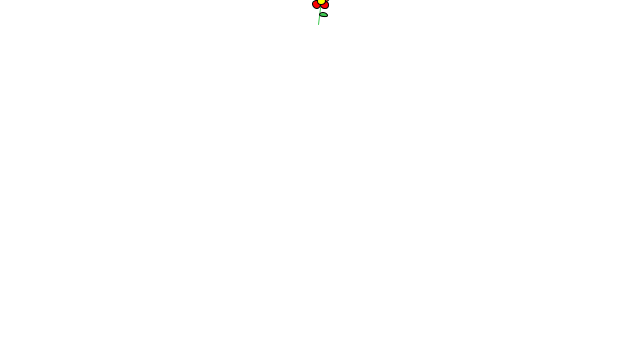
Frame 1 (no input)
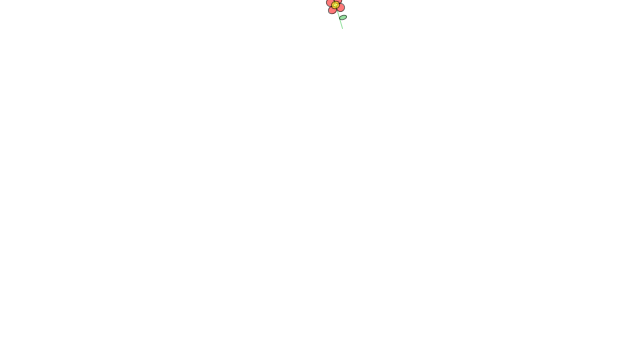
Frame 60 (the mouse pressed at the canvas centre just before this capture)
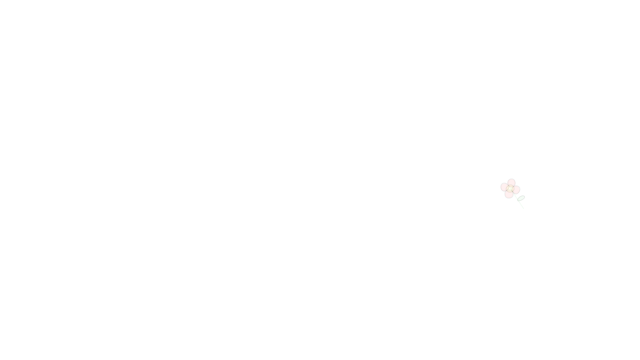
Frame 120 (the mouse held since frame 60 and released just before this capture)

The Processing sketch that drew these frames (run headless with seeded random() and noise(); from frame 60 on, the mouse is pressed at the canvas centre):

// Processing sketch: e_4_2_rotating_particle
// ── e_4_2_rotating_particle.pde
Particle p;

void setup() {
  size(640, 360);
  p = new Particle(new PVector(width/2, 10));
}

void draw() {
  background(255);
  //Operating the single Particle
  p.run();
  if (p.isDead()) {
    println("Particle dead!");
  }

  if (mousePressed) {
    p.wind.x = 0.09;
  } else {
    p.wind.x = 0;
  }
}



class Particle {
  PVector location;
  PVector velocity;
  PVector acceleration;
  PVector gravity;
  PVector wind;
  float lifespan;
  float angle;


  Particle(PVector l) {
    //For demonstration purposes we assign the Particle an initial velocity and constant acceleration.
    acceleration = new PVector();
    wind = new PVector();
    gravity = new PVector(0, 0.05);
    velocity = new PVector(random(-1, 1), random(-2, 0));
    location = l.copy();
    lifespan = 255.0;
  }


  void run() {
    acceleration.mult(0);
    applyForce(gravity);
    applyForce(wind);
    update();
    display();
  }

  void update() {
    velocity.add(acceleration);
    location.add(velocity);
    lifespan -= 2.0;
    angle += 0.1;
  }

  void display() {
    pushMatrix();
    translate(location.x, location.y);
    rotate(angle);
    stroke(255, 0, 0);
    noFill();
    rectMode(CENTER);
    //rect(0, 0, 16, 32);

    color flowerGreen = color(60, 200, 80, lifespan);
    color flowerPetal = color(255, 0, 0, lifespan);
    color flowerCenter = color(255, 255, 0, lifespan);

    stroke(flowerGreen);
    line(0, 16, 0, -8);

    stroke(0, lifespan);
    fill(flowerPetal);
    ellipse(-4, -12, 8, 8);
    ellipse(4, -12, 8, 8);
    ellipse(-4, -4, 8, 8);
    ellipse(4, -4, 8, 8);

    fill(flowerCenter);
    ellipse(0, -8, 8, 8);

    fill(flowerGreen);
    ellipse(4, 6, 8, 4);

    popMatrix();
  }

  void applyForce(PVector force) {
    acceleration.add(force);
  }

  //Is the Particle alive or dead?
  boolean isDead() {
    if (lifespan < 0.0) {
      return true;
    } else {
      return false;
    }
  }
}
